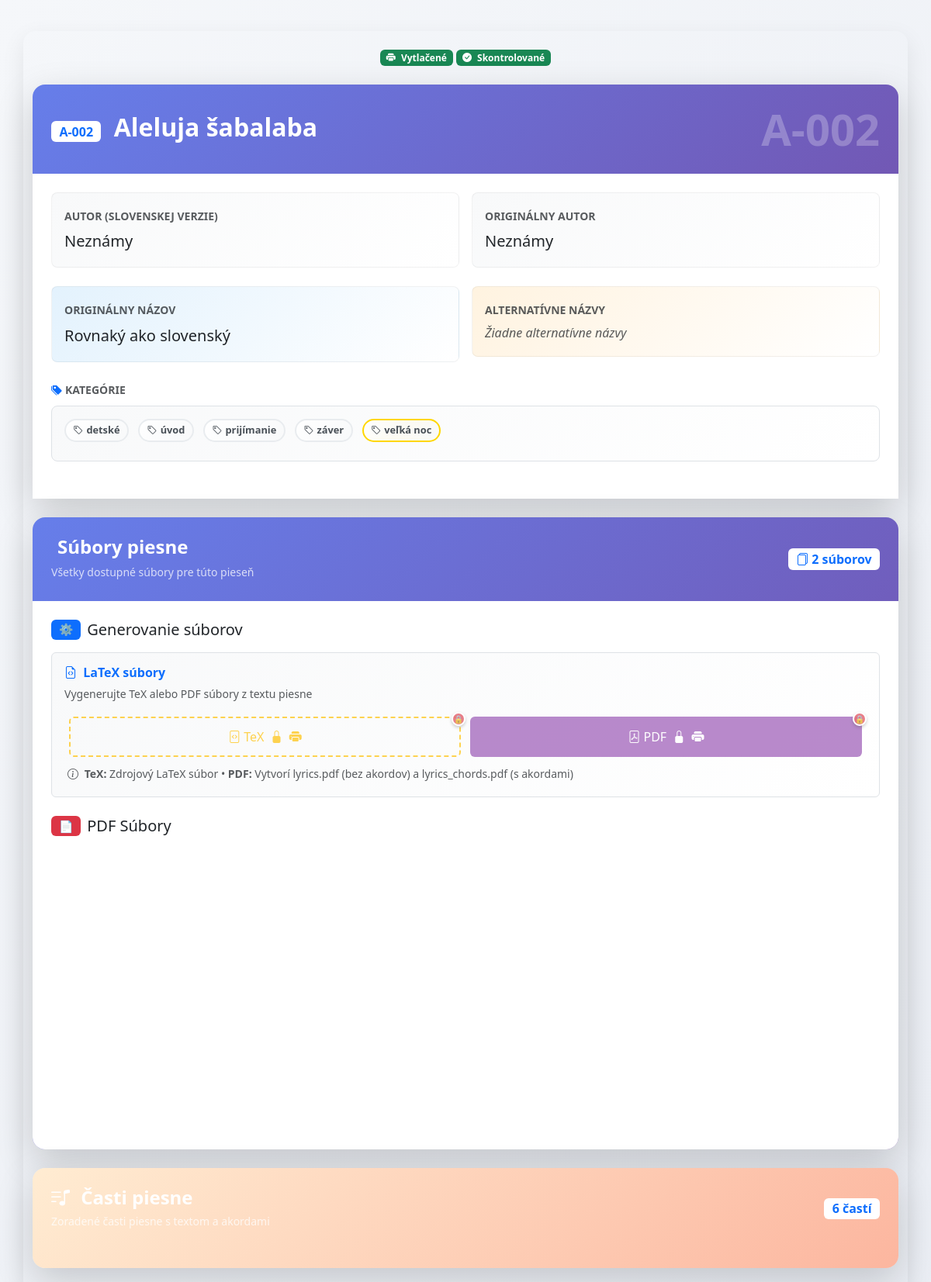
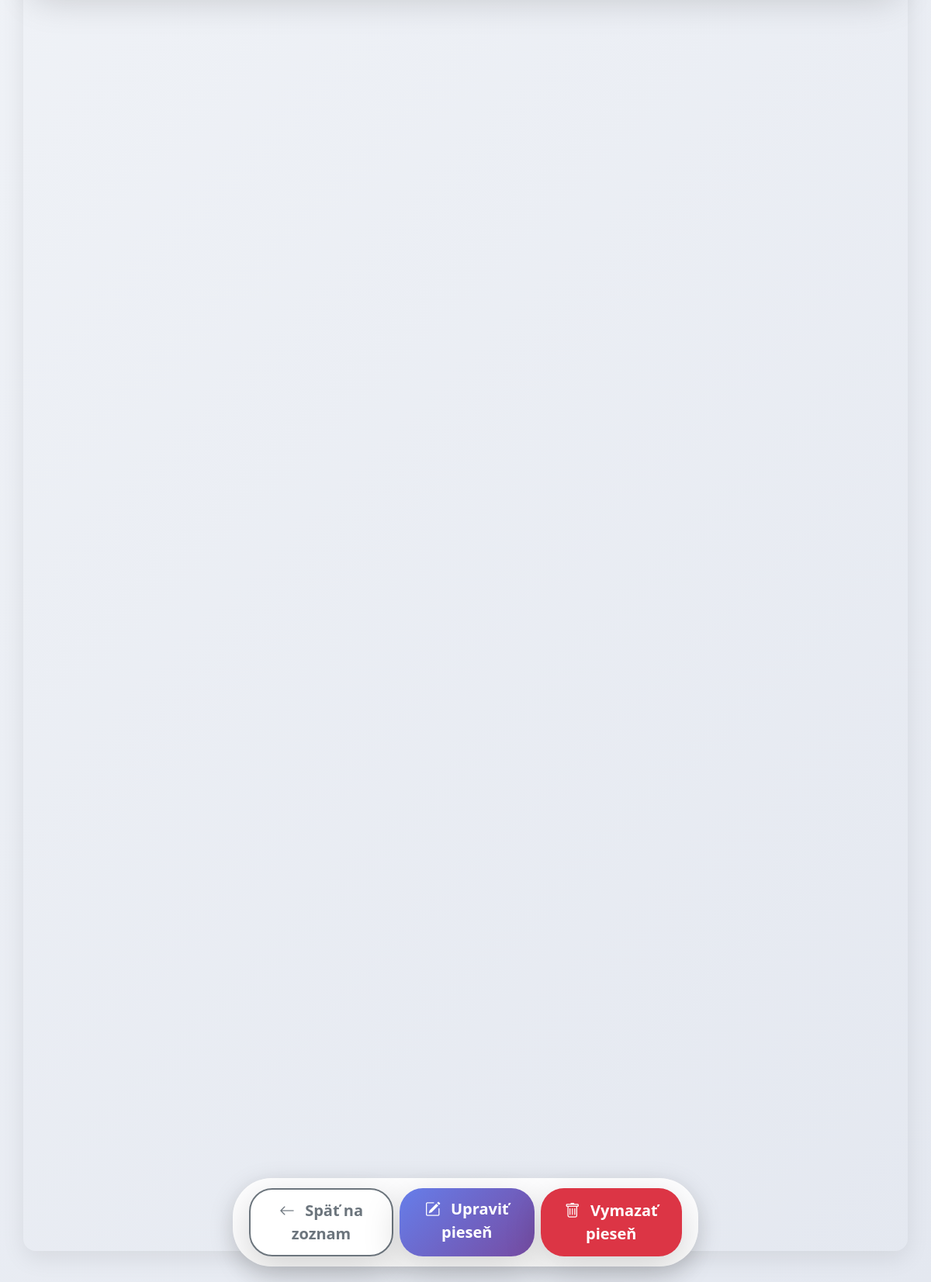
The page /song/33/view on the database its author committed (2 pictures, top to bottom).
### models.py (models this page shows, shortened)
class Song(db.Model):
    id = db.Column(db.Integer, primary_key=True)
    song_id = db.Column(db.String(10), nullable=False)  # Format: A-001
    version_name = db.Column(db.String(100), nullable=True)
    title = db.Column(db.String, nullable=False)
    author = db.Column(db.String, nullable=True)
    title_original = db.Column(db.String, nullable=True)
    author_original = db.Column(db.String, nullable=True)
    categories = db.Column(db.String, nullable=True)
    alternative_titles = db.Column(db.String, nullable=True)
    song_parts = db.Column(db.Text, nullable=False)
    admin_checked = db.Column(db.Boolean, default=False)
    printed = db.Column(db.Boolean, default=False)
    pdf_lyrics_path = db.Column(db.String(200))
    pdf_chords_path = db.Column(db.String(200))
    tex_path = db.Column(db.String(200))
    midi_paths = db.Column(db.Text)  # stored as JSON list
    mp3_paths = db.Column(db.Text)
    sheet_pdf_paths = db.Column(db.Text)
    sheet_mscz_paths = db.Column(db.Text)
    search_text = db.Column(db.Text, nullable=True)  # Pre-normalized searchable text
    __table_args__ = (
        UniqueConstraint('song_id', 'version_name', name='uix_song_id_version'),
    )

### app.py (the view)
@app.route('/song/<int:song_id>/view')
def song_view(song_id):
    song = Song.query.get_or_404(song_id)
    try:
        data = json.loads(song.song_parts or '[]')
    except (json.JSONDecodeError, TypeError):
        data = []
    mp3s = json.loads(song.mp3_paths or '[]')
    midis = json.loads(song.midi_paths or '[]')
    sheet_pdfs = json.loads(song.sheet_pdf_paths or '[]')
    sheet_mscz = json.loads(song.sheet_mscz_paths or '[]')
    return render_template('song_view.html', song=song, data=data, mp3s=mp3s, midis=midis, sheet_pdfs=sheet_pdfs, sheet_mscz=sheet_mscz)

### app.py (called while the page is built)
@app.template_filter('replace_chords')
def replace_chords_filter(text):
    return Markup(re.sub(r"\[([^\]]+)\]", r"<sup style='color:orange; font-size:1.1em'><strong>\1</strong></sup>", text))

### templates/song_view.html (shortened to what this page needs)
{% extends "layout.html" %}
{% block content %}
{% set part_types = ["verse", "chorus", "bridge", "intro", "interlude", "coda", "outro", "prechorus", "comment"] %}
{% set options = [
      "stále omšové spevy",
      "úvod",
      "medzispevy (žalmy; aleluja)",
      "obetovanie",
      "prijímanie",
      "poďakovanie po prijímaní",
      "záver",
      "adorácia",
      "advent",
      "vianoce",
      "pôst",
      "veľká noc",
      "cez rok",
      "k Duchu Svätému",
      "mariánske",
      "k svätcom",
      "detské",
      "iné",
      "liturgia hodín",
      "sobášne",
      "Taizé",
      "krížová cesta",
      "nevhodné"
    ] %}
<div class="song-view-header mb-4">
  <div class="d-flex align-items-center justify-content-between mb-3 flex-wrap">
    <div class="d-flex gap-1 flex-wrap justify-content-center order-1 order-md-2 w-100 w-md-auto mb-2 mb-md-0">
      {% if song.printed %}
      <span class="badge bg-success px-2 py-1 fs-7 fs-md-6">
        <i class="bi bi-printer-fill me-1"></i>
        <span class="d-none d-sm-inline">Vytlačené</span>
      </span>
      {% else %}
      <span class="badge bg-warning px-2 py-1 fs-7 fs-md-6">
        <i class="bi bi-printer me-1"></i>
        <span class="d-none d-sm-inline">Nevytlačené</span>
        <span class="d-sm-none">⚠</span>
      </span>
      {% endif %}
      {% if song.admin_checked %}
      <span class="badge bg-success px-2 py-1 fs-7 fs-md-6">
        <i class="bi bi-check-circle-fill me-1"></i>
        <span class="d-none d-sm-inline">Skontrolované</span>
      </span>
      {% else %}
      <span class="badge bg-warning px-2 py-1 fs-7 fs-md-6">
        <i class="bi bi-exclamation-triangle me-1"></i>
        <span class="d-none d-sm-inline">Čaká na kontrolu</span>
        <span class="d-sm-none">⏳</span>
      </span>
      {% endif %}
    </div>
  </div>
</div>
<div class="song-info-section card border-0 shadow-lg rounded-4 mb-4"
     style="background: linear-gradient(135deg, #667eea 0%, #764ba2 100%);">
  <div class="card-header border-0 text-white p-4" style="background: transparent;">
    <div class="d-flex align-items-center justify-content-between">
      <div>
        <h2 class="mb-1 fw-bold">
          <span class="badge bg-white text-primary me-2 fs-6">{{ song.song_id }}</span>
          {{ song.title }}
        </h2>
      </div>
      <div class="song-id-large">
        <span class="display-4 fw-bold opacity-25">{{ song.song_id }}</span>
      </div>
    </div>
  </div>
  <div class="card-body bg-white p-4">
    <div class="row mb-4 g-3">
      <div class="col-md-6 col-12">
        <div class="info-card p-3 rounded-3" style="background: linear-gradient(135deg, #f8f9fa 0%, #ffffff 100%);">
          <label class="fw-bold text-muted small mb-1">AUTOR (SLOVENSKEJ VERZIE)</label>
          <div class="fs-5 fs-sm-6 text-dark text-break">
            {{ song.author if song.author else "Neznámy" }}
          </div>
        </div>
      </div>
      <div class="col-md-6 col-12">
        <div class="info-card p-3 rounded-3" style="background: linear-gradient(135deg, #f8f9fa 0%, #ffffff 100%);">
          <label class="fw-bold text-muted small mb-1">ORIGINÁLNY AUTOR</label>
          <div class="fs-5 fs-sm-6 text-dark text-break">
            {{ song.author_original if song.author_original else "Neznámy" }}
          </div>
        </div>
      </div>
    </div>
    <div class="row mb-4 g-3">
      <div class="col-md-6 col-12">
        <div class="info-card p-3 rounded-3" style="background: linear-gradient(135deg, #e3f2fd 0%, #ffffff 100%);">
          <label class="fw-bold text-muted small mb-1">ORIGINÁLNY NÁZOV</label>
          <div class="fs-5 fs-sm-6 text-dark text-break">
            {{ song.title_original if song.title_original else "Rovnaký ako slovenský" }}
          </div>
        </div>
      </div>
      <div class="col-md-6 col-12">
        <div class="info-card p-3 rounded-3" style="background: linear-gradient(135deg, #fff3e0 0%, #ffffff 100%);">
          <label class="fw-bold text-muted small mb-1">ALTERNATÍVNE NÁZVY</label>
          <div class="fs-6 fs-sm-7">
            {% if song.alternative_titles %}
              {% for alt_title in song.alternative_titles.split(';;') %}
                {% if alt_title.strip() %}
                  <span class="badge bg-light text-dark me-1 mb-1 text-wrap">{{ alt_title.strip() }}</span>
                {% endif %}
              {% endfor %}
            {% else %}
              <span class="text-muted fst-italic">Žiadne alternatívne názvy</span>
            {% endif %}
          </div>
        </div>
      </div>
    </div>
    <div class="categories-display mb-4">
      <label class="fw-bold text-muted small mb-2 d-block">
        <i class="bi bi-tags-fill text-primary me-1"></i>KATEGÓRIE
      </label>
      <div class="categories-container p-3 rounded-3 border"
           style="background: linear-gradient(135deg, #f8f9fa 0%, #ffffff 100%);">
        {% if song.categories %}
          {% for category in song.categories.split(';;') %}
            {% if category.strip() %}
              <span class="category-display-badge badge me-2 mb-2" data-category="{{ category.strip() }}">
                <i class="bi bi-tag me-1"></i>{{ category.strip() }}
              </span>
            {% endif %}
          {% endfor %}
        {% else %}
          <span class="text-muted fst-italic">Žiadne kategórie priradené</span>
        {% endif %}
      </div>
    </div>
  </div>
</div>
{% set file_count = (sheet_pdfs|length) + (mp3s|length) + (midis|length) + (sheet_mscz|length) + (1 if song.pdf_lyrics_path else 0) + (1 if song.pdf_chords_path else 0) %}
<div class="file-management-section card border-0 shadow-lg rounded-4 overflow-hidden mb-4"
     style="background: linear-gradient(135deg, #667eea 0%, #764ba2 100%);">
  <div class="card-header border-0 text-white p-4" style="background: transparent;">
    <div class="d-flex align-items-center justify-content-between">
      <div>
        <h4 class="mb-1 fw-bold">
          Súbory piesne
        </h4>
        <small class="opacity-75">Všetky dostupné súbory pre túto pieseň</small>
      </div>
      <div class="file-stats">
        <span class="badge bg-white text-primary fs-6">
          <i class="bi bi-files"></i>
          {{ file_count }} súborov
        </span>
      </div>
    </div>
  </div>
  <div class="card-body bg-white p-4">
    <div class="generation-section mb-4">
      <h5 class="d-flex align-items-center gap-2 mb-3">
        <span class="badge bg-primary">⚙️</span>
        Generovanie súborov
      </h5>
      <div class="generation-actions card p-3 border"
           style="background: linear-gradient(135deg, #f8f9fa 0%, #ffffff 100%);">
        <div class="d-flex align-items-center justify-content-between mb-3">
          <div>
            <h6 class="mb-1 fw-bold text-primary">
              <i class="bi bi-file-earmark-code me-1"></i>
              LaTeX súbory
            </h6>
            <small class="text-muted">Vygenerujte TeX alebo PDF súbory z textu piesne</small>
          </div>
        </div>
        <div class="row generation-buttons w-100" role="group">
          <div class="col-6">
            <form method="POST" action="{{ url_for('generate_tex', song_id=song.id) }}" class="d-inline w-100" onsubmit="return checkTexPermission(event)">
              <button type="submit" class="btn btn-outline-warning w-100 {{ 'restricted-action' if song.admin_checked or song.printed else '' }}"
                      title="{{ 'Pieseň je chránená - skontrolovaná adminom' if song.admin_checked else ('Pieseň je vytlačená - nemožno meniť' if song.printed else 'Generovať LaTeX súbory') }}">
                <i class="bi bi-file-code me-1"></i>TeX
                {% if song.admin_checked %}<i class="bi bi-lock-fill ms-1"></i>{% endif %}
                {% if song.printed %}<i class="bi bi-printer-fill ms-1"></i>{% endif %}
              </button>
            </form>
          </div>
          <div class="col-6">
            <form method="GET" action="{{ url_for('generate_pdfs', song_id=song.id) }}" class="d-inline w-100" onsubmit="return checkPdfPermission(event)">
              <button type="submit" class="btn btn-primary w-100 {{ 'restricted-action' if not song.tex_path or song.admin_checked or song.printed else '' }}"
                      style="background-color: #9b59b6; border-color: #9b59b6;"
                      title="{{ 'Najprv vygenerujte TeX súbory' if not song.tex_path else ('Pieseň je chránená - skontrolovaná adminom' if song.admin_checked else ('Pieseň je vytlačená - nemožno meniť' if song.printed else 'Generovať PDF súbory')) }}">
                <i class="bi bi-file-pdf me-1"></i>PDF
                {% if song.admin_checked %}<i class="bi bi-lock-fill ms-1"></i>{% endif %}
                {% if song.printed %}<i class="bi bi-printer-fill ms-1"></i>{% endif %}
              </button>
            </form>
          </div>
        </div>
        <div class="mt-2 px-1">
          <small class="text-muted">
            <i class="bi bi-info-circle me-1"></i>
            <strong>TeX:</strong> Zdrojový LaTeX súbor • <strong>PDF:</strong> Vytvorí lyrics.pdf (bez akordov) a lyrics_chords.pdf (s akordami)
          </small>
        </div>
      </div>
    </div>
    {% if song.pdf_lyrics_path or song.pdf_chords_path %}
    <div class="pdf-files-section mb-4">
      <h5 class="d-flex align-items-center gap-2 mb-3">
        <span class="badge bg-danger">📄</span>
        PDF Súbory
      </h5>
    </div>
    {% endif %}
  </div>
</div>
<div class="parts-section card border-0 shadow-lg rounded-4 p-4 mb-4"
     style="background: linear-gradient(135deg, #ffecd2 0%, #fcb69f 100%);">
  <div class="d-flex align-items-center justify-content-between mb-4">
    <div>
      <h4 class="text-white fw-bold mb-1">
        <i class="bi bi-music-note-list me-2"></i>
        Časti piesne
      </h4>
      <small class="d-block text-white opacity-75">Zoradené časti piesne s textom a akordami</small>
    </div>
    <span class="badge bg-white text-primary fs-6">
      {{ data|length }} častí
    </span>
  </div>
</div>
<div id="parts-display" class="mb-4">
</div>
<div class="fixed-action-buttons">
  <div class="d-flex gap-2 justify-content-center">
    <a href="{{ url_for('index') }}" class="btn btn-outline-secondary btn-lg shadow-lg">
      <i class="bi bi-arrow-left me-2"></i>
      <span class="d-none d-sm-inline">Späť na zoznam</span>
    </a>
    <a href="{{ url_for('song_detail', song_id=song.id) }}" class="btn btn-primary btn-lg shadow-lg">
      <i class="bi bi-pencil-square me-2"></i>
      <span class="d-none d-sm-inline">Upraviť pieseň</span>
    </a>
    <button type="button" class="btn btn-danger btn-lg shadow-lg" onclick="confirmDeleteSong()">
      <i class="bi bi-trash me-2"></i>
      <span class="d-none d-sm-inline">Vymazať pieseň</span>
    </button>
  </div>
</div>
<div class="fixed-buttons-spacer"></div>
{% endblock %}

### templates/layout.html (style rules this page uses)
:root { --primary: #3498db; --secondary: #2ecc71; --accent: #f39c12; --dark: #2c3e50; --light: #ecf0f1; }
body { font-family: 'Segoe UI', 'Roboto', sans-serif; background: linear-gradient(135deg, #f5f7fa 0%, #e4e8f0 100%); color: var(--dark); max-width: 800px; margin: 40px auto; padding: 30px; border-radius: 16px; box-shadow: 0 10px 30px rgba(0,0,0,0.08); line-height: 1.7; }

### templates/song_view.html (style rules this page uses)
.fs-7 { font-size: 0.75rem; }
.fs-sm-6 { font-size: 1rem; }
.fs-sm-7 { font-size: 0.8rem; }
.text-break { word-wrap: break-word; word-break: break-word; }
.category-display-badge { font-size: 0.8rem; padding: 0.5em 0.75em; border-radius: 20px; background: linear-gradient(135deg, #ffffff 0%, #f8f9fa 100%); border: 2px solid #e9ecef; color: #495057; transition: all 0.3s ease; word-wrap: break-word; word-break: break-word; }
.category-display-badge[data-category*="veľká noc"] { background: linear-gradient(135deg, rgba(255, 255, 255, 0.95) 0%, rgba(255, 248, 220, 0.3) 50%, rgba(248, 249, 250, 0.8) 100%); border-color: #ffd700; color: #495057; }
.info-card { border: 1px solid rgba(0,0,0,0.05); transition: all 0.3s ease; }
.btn { transition: all 0.3s cubic-bezier(0.4, 0, 0.2, 1); }
.generation-buttons { width: 100% !important; max-width: none; margin: 0; }
.generation-buttons .col-6 { padding-left: 0.375rem; padding-right: 0.375rem; }
.generation-buttons .btn { transition: all 0.3s ease; font-weight: 500; text-transform: none; white-space: nowrap; height: auto; min-height: 44px; padding: 0.75rem 1rem; }
.generation-buttons form { width: 100% !important; }
.song-info-section { animation: slideInUp 0.6s ease-out; }
.file-management-section { animation: slideInUp 0.8s ease-out; }
.parts-section { animation: slideInUp 1s ease-out; }
html { scroll-behavior: smooth; }
.fixed-action-buttons { position: fixed; bottom: 20px; left: 50%; transform: translateX(-50%); z-index: 1050; background: rgba(255, 255, 255, 0.95); backdrop-filter: blur(10px); padding: 12px 20px; border-radius: 50px; box-shadow: 0 8px 32px rgba(0, 0, 0, 0.15); border: 1px solid rgba(255, 255, 255, 0.2); animation: slideUpFade 0.5s ease-out; }
.fixed-action-buttons .btn { border-radius: 30px; font-weight: 600; padding: 12px 20px; transition: all 0.3s cubic-bezier(0.4, 0, 0.2, 1); border: none; min-width: 120px; }
.fixed-action-buttons .btn-primary { background: linear-gradient(135deg, #667eea 0%, #764ba2 100%); }
.fixed-action-buttons .btn-outline-secondary { background: rgba(255, 255, 255, 0.9); border: 2px solid #6c757d; color: #6c757d; }
.fixed-buttons-spacer { height: 100px; }
.restricted-action { position: relative; opacity: 0.7 !important; border-style: dashed !important; border-width: 2px !important; }
.restricted-action::before { content: "🔒"; position: absolute; top: -8px; right: -8px; width: 18px; height: 18px; background: rgba(220, 53, 69, 0.9); border-radius: 50%; font-size: 10px; display: flex; align-items: center; justify-content: center; z-index: 10; border: 2px solid white; box-shadow: 0 2px 4px rgba(0,0,0,0.3); }

### rows shown on the page
Song: song_id "A-002", title "Aleluja šabalaba", author "Neznámy", author_original "Neznámy", title_original "Rovnaký ako slovenský"

### other values the page prints
{{ category.strip() }} "detské" "úvod" "prijímanie" "záver" "veľká noc"
{{ file_count }} "2"
{{ data|length }} "6"
